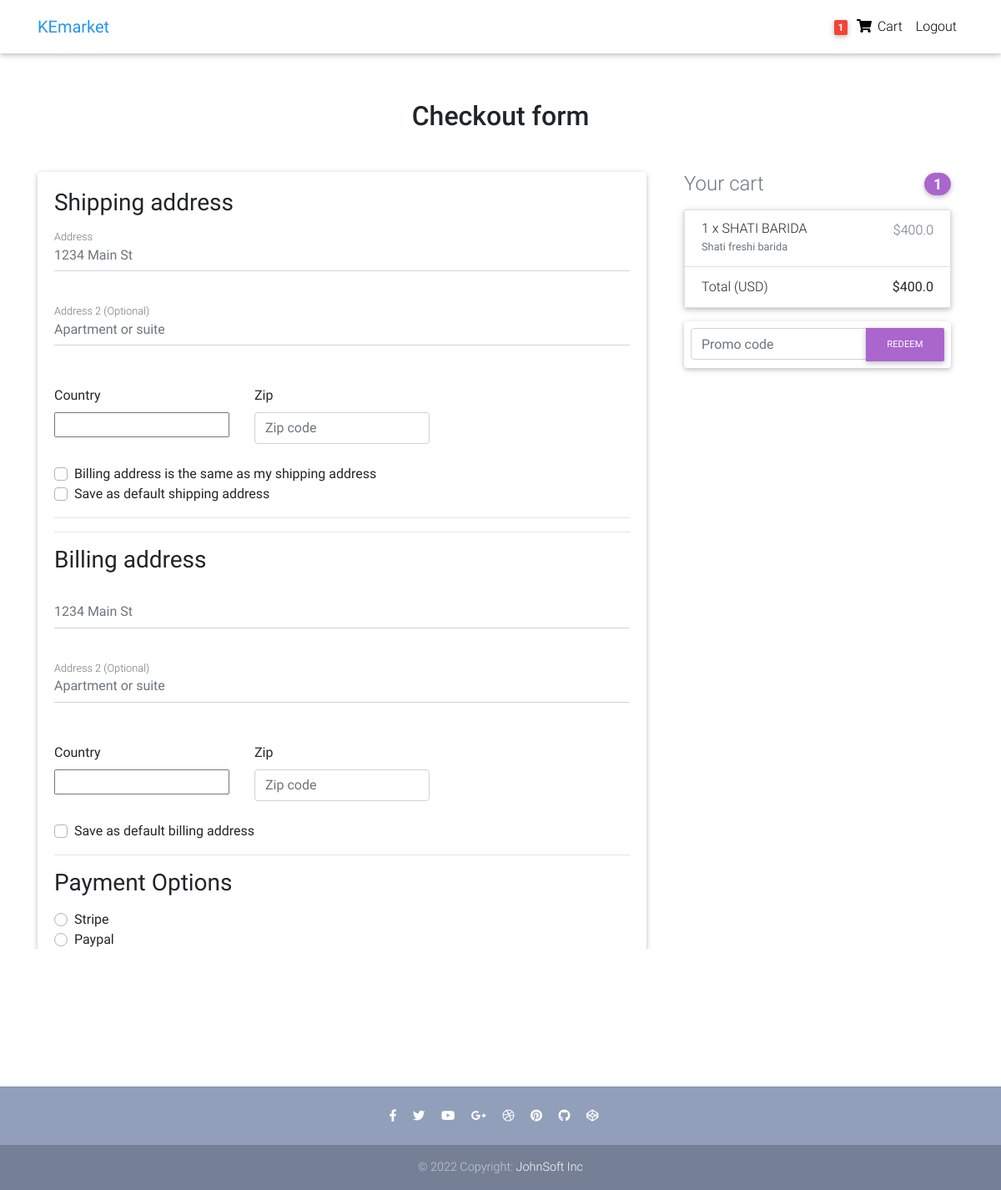
Screenshot of /checkout/ (signed in) with the database file from the repository.
### core/models.py (models this page shows, shortened)
class Order(models.Model):
    user = models.ForeignKey(
        settings.AUTH_USER_MODEL, on_delete=models.CASCADE)
    ref_code = models.CharField(max_length=20)
    items = models.ManyToManyField(OrderItem)
    start_date = models.DateTimeField(auto_now_add=True)
    ordered_date = models.DateTimeField()
    ordered = models.BooleanField(default=False)
    billing_address = models.ForeignKey(
        'Address', related_name='billing_address', on_delete=models.SET_NULL, blank=True, null=True)
    shipping_address = models.ForeignKey(
        'Address', related_name='shipping_address', on_delete=models.SET_NULL, blank=True, null=True)
    payment = models.ForeignKey(
        'Payment', on_delete=models.SET_NULL, blank=True, null=True)
    coupon = models.ForeignKey(
        'Coupon', on_delete=models.SET_NULL, blank=True, null=True)
    being_delivered = models.BooleanField(default=False)
    received = models.BooleanField(default=False)
    refund_requested = models.BooleanField(default=False)
    refund_granted = models.BooleanField(default=False)
    '''
    Process flow:
    1. Adding item to the cart.
    2. Checkout - adding a billing address. (check for failed checkouts)
    3. Payment.
    (Preprocessing, processing, packaging etc)
    4. Track if order is being delivered.
    5. Track if order has been received.
    6. Refunds.
    '''
    def get_total_price(self):
        total = 0
        for order_item in self.items.all():
            total+=order_item.get_final_price()
        if self.coupon:
            total-=self.coupon.amount
        return total

class OrderItem(models.Model):
    user = models.ForeignKey(
        settings.AUTH_USER_MODEL, on_delete=models.CASCADE)
    ordered = models.BooleanField(default=False)
    item = models.ForeignKey(Item, on_delete=models.CASCADE)
    quantity = models.IntegerField(default=1)
    def get_total_item_price(self):
        return self.quantity * self.item.price
    def get_final_price(self):
        if self.item.discount_price:
            return self.get_total_item_discount_price()
        return self.get_total_item_price()

class Item(models.Model):
    title = models.CharField(max_length=100)
    price = models.FloatField()
    discount_price = models.FloatField(blank=True, null=True)
    category = models.CharField(choices=CATEGORY_CHOICES, max_length=2)
    label = models.CharField(choices=LABEL_CHOICES, max_length=2)
    slug = models.SlugField()
    description = models.TextField()
    image = models.ImageField()

### core/views.py (the view, shortened to what this page needs)
# urls.py: path('checkout/', CheckoutView.as_view(), name='checkout'),
class CheckoutView(View):
    def get(self, *args, **kwargs):
        try:
            order = Order.objects.get(user=self.request.user, ordered=False)
            form = CheckOutForm()
            context = {
                'form': form,
                'couponform': CouponForm(),
                'order': order,
                'DISPLAY_COUPON_FORM': True
            }
            shipping_address_qs = Address.objects.filter(
                user=self.request.user,
                address_type='S',
                default=True
            )
            if shipping_address_qs.exists():
                context.update(
                    {'default_shipping_address': shipping_address_qs[0]}
                )
            billing_address_qs = Address.objects.filter(
                user=self.request.user,
                address_type='B',
                default=True
            )
            if billing_address_qs.exists():
                context.update(
                    {'default_billing_address': billing_address_qs[0]}
                )
            return render(self.request, "checkout-page.html", context)
        except ObjectDoesNotExist:
            messages.info(request, "You do not have an active order.")
            return redirect("core:checkout")

### core/forms.py
class CheckOutForm(forms.Form):
    shipping_address = forms.CharField(required=False)
    shipping_address2 = forms.CharField(required=False)
    shipping_country = CountryField(blank_label='(select country)').formfield(
        required=False,
        widget=CountrySelectWidget(attrs={
        'class': 'custom-select d-block w-100'}))
    shipping_zip = forms.CharField(required=False)
    billing_address = forms.CharField(required=False)
    billing_address2 = forms.CharField(required=False)
    billing_country = CountryField(blank_label='(select country)').formfield(
        required=False,
        widget=CountrySelectWidget(attrs={
        'class': 'custom-select d-block w-100'}))
    billing_zip = forms.CharField(required=False)
    same_billing_address = forms.BooleanField(required=False)
    set_default_shipping = forms.BooleanField(required=False)
    use_default_shipping = forms.BooleanField(required=False)
    set_default_billing = forms.BooleanField(required=False)
    use_default_billing = forms.BooleanField(required=False)
    payment_option = forms.ChoiceField(
        widget=forms.RadioSelect(), choices=PAYMENT_CHOICES)

class CouponForm(forms.Form):
    code = forms.CharField(widget=forms.TextInput(attrs={
        'class': 'form-control',
        'placeholder': 'Promo code',
        'aria-label': 'Recipient\'s username',
        'aria-describedby': 'basic-addon2'
    }))

### core/templatetags/cart_template_tags.py (called while the page is built)
@register.filter
def cart_item_count(user):
    if user.is_authenticated:
        order_qs = Order.objects.filter(user=user, ordered=False)
        if order_qs.exists():
            return order_qs[0].items.count()
    return 0

### templates/checkout-page.html (shortened to what this page needs)
{% extends 'base.html' %}
{% load crispy_forms_tags %}
{% block content %}
  <main>
    <div class="container wow fadeIn">
      <h2 class="my-5 h2 text-center">Checkout form</h2>
      <div class="row">
        <div class="col-md-8 mb-4">
          <div class="card">
            <form method="POST" class="card-body">
            <h3>Shipping address</h3>
            <div class="hideable_shipping_form">
              <div class="md-form mb-5">
                <input type="text" id="shipping_address" class="form-control" placeholder="1234 Main St">
                <label for="shipping_address" class="">Address</label>
              </div>
              <div class="md-form mb-5">
                <input type="text" id="shipping_address2" class="form-control" placeholder="Apartment or suite">
                <label for="shipping_address2" class="">Address 2 (Optional)</label>
              </div>
              <div class="row">
                <div class="col-lg-4 col-md-12 mb-4">
                  <label for="country">Country</label>
                  {{ form.shipping_country }}
                </div>
                <div class="col-lg-4 col-md-6 mb-4">
                  <label for="zip">Zip</label>
                  <input type="text" class="form-control" id="shipping_zip", name="shipping_zip" placeholder="Zip code">
                </div>
              </div>
              <div class="custom-control custom-checkbox">
                  <label class="custom-control-label" for="same_shipping_address">Billing address is the same as my shipping address</label>
                </div>
                <div class="custom-control custom-checkbox">
                  <label class="custom-control-label" for="set_default_shipping">Save as default shipping address</label>
              </div>
        </div>
              <hr>
              <hr>
            <h3>Billing address</h3>
            <div class="hideable_shipping_form">
              <div class="md-form mb-5">
              <input type="text" id="billing_address" class="form-control" placeholder="1234 Main St">
              </div>
              <div class="md-form mb-5">
                <input type="text" id="billing_address2" class="form-control" placeholder="Apartment or suite">
                <label for="billing_address2" class="">Address 2 (Optional)</label>
              </div>
              <div class="row">
                <div class="col-lg-4 col-md-12 mb-4">
                  <label for="country">Country</label>
                  {{ form.billing_country }}
                </div>
                <div class="col-lg-4 col-md-6 mb-4">
                  <label for="zip">Zip</label>
                  <input type="text" class="form-control" id="billing_zip", name="billing_zip" placeholder="Zip code">
                </div>
              </div>
              <div class="custom-control custom-checkbox">
                  <label class="custom-control-label" for="set_default_billing">Save as default billing address</label>
              </div>
              </div>
              <hr>
              <h3>Payment Options</h3>
              <div class="d-block my-3">
                {% for value, name in form.fields.payment_option.choices %}
                <div class="custom-control custom-radio">
                  <label class="custom-control-label" for="{{ name }}">{{ name }}</label>
                </div>
                {% endfor %}
              </div>
              <hr class="mb-4">
              <button class="btn btn-primary btn-lg btn-block" type="submit">Continue to checkout</button>
            </form>
          </div>
        </div>
        <div class="col-md-4 mb-4">
          {% include  'order_snippet.html'%}
        </div>
      </div>
    </div>
  </main>
{% endblock %}

### templates/navbar.html (shortened to what this page needs)
{% load cart_template_tags %}
<nav class="navbar fixed-top navbar-expand-lg navbar-light white scrolling-navbar">
    <div class="container">
      <a class="navbar-brand waves-effect" href="/">
        <strong class="blue-text">KEmarket</strong>
      </a>
      <div class="collapse navbar-collapse" id="navbarSupportedContent">
        <ul class="navbar-nav nav-flex-icons">
          {% if request.user.is_authenticated %}
          <li class="nav-item">
            <a href="{% url 'core:order-summary' %}" class="nav-link waves-effect">
              <span class="badge red z-depth-1 mr-1"> {{ request.user| cart_item_count }} </span>
              <i class="fas fa-shopping-cart"></i>
              <span class="clearfix d-none d-sm-inline-block"> Cart </span>
            </a>
          </li>
          <li class="nav-item">
            <a class="nav-link waves-effect" href="{% url 'account_logout' %}">
              <span class="clearfix d-none d-sm-inline-block"> Logout </span>
            </a>
          </li>
          {% endif %}
        </ul>
      </div>
    </div>
  </nav>

### templates/order_snippet.html (shortened to what this page needs)
<div class="col-md-12 mb-4">
    <h4 class="d-flex justify-content-between align-items-center mb-3">
    <span class="text-muted">Your cart</span>
    <span class="badge badge-secondary badge-pill">{{ order.items.count }}</span>
    </h4>
    <ul class="list-group mb-3 z-depth-1">
    {% for order_item in order.items.all %}
    <li class="list-group-item d-flex justify-content-between lh-condensed">
        <div>
        <h6 class="my-0">{{ order_item.quantity }} x {{ order_item.item.title}}</h6>
        <small class="text-muted">{{ order_item.item.description}}</small>
        </div>
        <span class="text-muted">${{ order_item.get_final_price }}</span>
    </li>
    {% endfor %}
    <li class="list-group-item d-flex justify-content-between">
        <span>Total (USD)</span>
        <strong>${{ order.get_total_price }}</strong>
    </li>
    </ul>
    {% if DISPLAY_COUPON_FORM %}
    <form class="card p-2" action="{% url 'core:add-coupon' %}" method="POST">
        <div class="input-group">
            {{ couponform.code }}
            <div class="input-group-append">
            <button class="btn btn-secondary btn-md waves-effect m-0" type="submit">Redeem</button>
            </div>
        </div>
    </form>
    {% endif %}
</div>

### templates/base.html (style rules this page uses)
html, body, header, .carousel { height: 60vh; }

### rows the page displays
Order: items.count "1", get_total_price "400.0"
OrderItem: quantity "1", item "SHATI BARIDA", item.description "Shati freshi barida", get_final_price "400.0"

### other values shown
{{ request.user| cart_item_count }} "1"
{{ name }} "Stripe" "Paypal"
